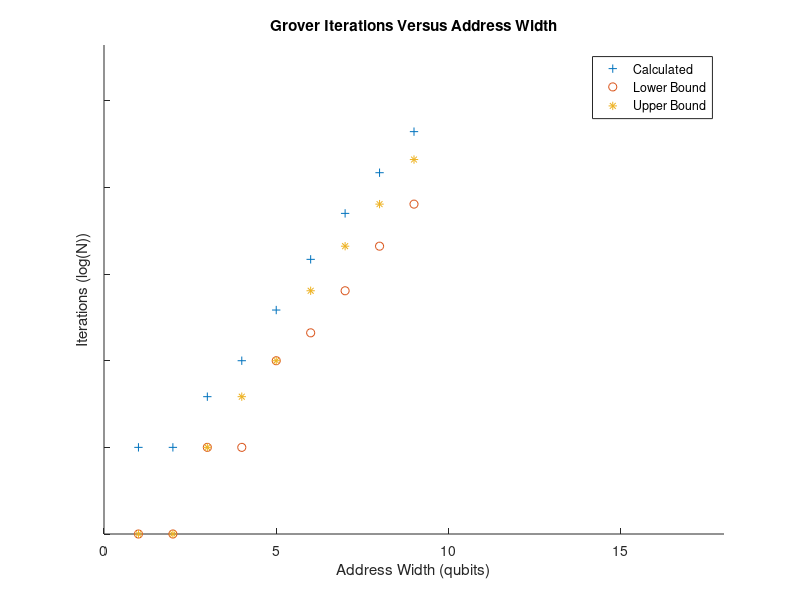

Source code (MATLAB): (Note: this script raises an error after producing the figure.)
## -*-octave-*-
## Crosstalk noise measurements

# Arguments in each tuple in this order
# 1. The number of address bits a (with 2 data bits)
# 2. The actual number of iterations needed to obtain the maximum
# 3. The calculated number of iterations
# 4. The success probability
lower_iters = [ 1, 1, 2, 2, 4, 5, 7, 10, 14 ];
upper_iters = [ 1, 1, 2, 3, 4, 7, 10, 14, 20 ];
calc_iters =  [ 2, 2, 3, 4, 6, 9, 13, 18, 25];
lower_probs = [ 1.00000,
                1.00000,
                0.94531,
                0.90845,
                0.99918,
                0.96352,
                0.94199,
                0.93518,
                0.91892 ];
upper_probs = [ 1.00000,
                1.00000,
                0.94531,
                0.96132,
                0.99918,
                0.90745,
                0.91944,
                0.94216,
                0.94268 ];
x = [1:9];
z = [1:9];

calc_iter_logs = log2(calc_iters);
upper_iter_logs = log2(upper_iters);
lower_iter_logs = log2(lower_iters);

# Set gnuplot params
#gset format xy "$%g$"
title("Grover Iterations Versus Address Width");
xlabel("Address Width (qubits)");
ylabel("Iterations (log(N))");
axis([ min(x)-1 max(x)*2 min(calc_iter_logs)-1 max(calc_iter_logs)+1], "labelx");

## Linear fit ; no semi-colon verbosity
pp = polyfit(z, calc_iters(1:9), 1)
ply = polyval(pp, calc_iter_logs(1:9));

pp2 = polyfit(z, lower_iters(1:9), 1)
ply2 = polyval(pp2, lower_iter_logs(1:9));

pp3 = polyfit(z, upper_iters(1:9), 1)
ply3 = polyval(pp3, upper_iter_logs(1:9));

hold on;
plot(x, calc_iter_logs, "+;Calculated;",  ...
    x, lower_iter_logs, "o;Lower Bound;", ...
        x, upper_iter_logs, "*;Upper Bound;");

%plot(z, ply, ";Calculated Fit;", z, ply2, "g;Lower Bound Fit;", z, ...
%    ply3, "b;Upper Bound Fit;");


%"Lower Bound ...
%    Fit",

%"Upper Bound", "Upper Bound Fit", 2);

gset output "search-addr.tex"

eepic_plot



